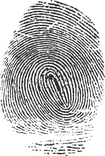
#> input picture data/fingerprint_05.png, 105 x 156 px, shrunk from 431 x 637 before the run, given in place of fingerprint_01.png, which was not available
$ jupyter execute app.ipynb   (older library calls are emulated)   (text cells are left out)
#> lines starting #> are read from the running program, lines starting #| are printed output that depends on the picture; after the words box and inside, x2 and y2 are one past the last pixel; in counts of white or black regions, pixels touching at a corner belong together; pictures that were not available may be replaced by others from this repository, and a replacement may not be noted
### src/stitching/kmm.py
import numpy as np
from PIL import Image
import cv2

# [35 lines left out: function preprocess_image, not called in this run]

def postprocess_image(image, closing=True, bridging=True, directional_closing=False, kernel_size=3,
                     directional_angles=None, directional_length=7, directional_width=1):

    """
    Apply postprocessing techniques to enhance the thinned image.

    Args:
        image (numpy.ndarray): Binary image array (0 for background, 255 for foreground)
        closing (bool): Whether to apply morphological closing
        bridging (bool): Whether to apply gap bridging
        kernel_size (int): Size of the kernel for morphological operations

    Returns:
        numpy.ndarray: Postprocessed binary image
    """
    # Convert to OpenCV format (0 for black, 255 for white)
    cv_image = image.copy()


    # Invert the image (make ridges white, background black)
    # This is necessary for morphological operations to properly connect the ridges
    cv_image = cv2.bitwise_not(cv_image)

    if closing:
        # Create a kernel for closing
        kernel = np.ones((kernel_size, kernel_size), np.uint8)

        # Apply closing to connect nearby endpoints
        cv_image = cv2.morphologyEx(cv_image, cv2.MORPH_CLOSE, kernel)

    if bridging:
        # Create a kernel for bridging gaps
        kernel = np.ones((kernel_size, kernel_size), np.uint8)

        # Apply dilation followed by erosion to bridge small gaps
        cv_image = cv2.dilate(cv_image, kernel, iterations=1)
        cv_image = cv2.erode(cv_image, kernel, iterations=1)

    if directional_closing:
        # If no angles provided, use default angles
        if directional_angles is None:
            directional_angles = [0, 45, 90, 135]  # Common fingerprint ridge orientations

        # Apply directional closing for each specified angle
        for angle in directional_angles:
            cv_image = directional_close(cv_image, angle, directional_length, directional_width)

    # Invert back to original format (ridges black, background white)
    cv_image = cv2.bitwise_not(cv_image)

    return cv_image


# [49 lines left out: function directional_close, not called in this run]


def kmm_thinning(image_path, output_path=None, apply_preprocessing=False, apply_postprocessing=False,
                preprocessing_params=None, postprocessing_params=None):
    """
    Implements the KMM (Kang-Wang-Morelli) algorithm for thinning binary images.
    Particularly effective for fingerprint images.

    Args:
        image_path (str): Path to the input image
        output_path (str, optional): Path to save the output image. If None, returns the thinned image array
        apply_preprocessing (bool): Whether to apply preprocessing techniques before thinning
        apply_postprocessing (bool): Whether to apply postprocessing techniques after thinning
        preprocessing_params (dict, optional): Parameters for preprocessing:
            - noise_removal (bool): Whether to apply noise removal (default: True)
            - dilation (bool): Whether to apply dilation (default: True)
            - kernel_size (int): Size of the kernel for morphological operations (default: 3)
        postprocessing_params (dict, optional): Parameters for postprocessing:
            - closing (bool): Whether to apply morphological closing (default: True)
            - bridging (bool): Whether to apply gap bridging (default: True)
            - kernel_size (int): Size of the kernel for morphological operations (default: 3)

    Returns:
        numpy.ndarray or None: Thinned image array if output_path is None, otherwise None
    """
#> called with image_path = 'data/fingerprint_01.png', output_path = 'data/fingerprint_01_thinned_enhanced.png', apply_preprocessing = False, apply_postprocessing = True
    # Set default parameters if not provided
    if preprocessing_params is None:
        preprocessing_params = {'noise_removal': True, 'dilation': True, 'kernel_size': 3}
    if postprocessing_params is None:
        postprocessing_params = {'closing': True, 'bridging': True, 'kernel_size': 3}
    # Load and convert image to binary
    img = Image.open(image_path).convert('L')
    img_array = np.array(img)

    # Step 1: Binary Image Initialization
    # Convert to binary where foreground (black) is 1 and background (white) is 0
    binary = np.where(img_array < 128, 1, 0)
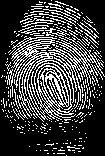
#> binary: shape (156, 105) int64; values 0 (black) and 1 (white), 25.2% white in thin lines or dots

    # Apply preprocessing if requested
    if apply_preprocessing:
        binary = preprocess_image(
            binary,
            noise_removal=preprocessing_params.get('noise_removal', True),
            dilation=preprocessing_params.get('dilation', True),
            kernel_size=preprocessing_params.get('kernel_size', 3)
        )

    # Predefine the deletion array as specified
    deletion_array = np.array([
        3, 5, 7, 12, 13, 14, 15, 20,
        21, 22, 23, 28, 29, 30, 31, 48,
        52, 53, 54, 55, 56, 60, 61, 62,
        63, 65, 67, 69, 71, 77, 79, 80,
        81, 83, 84, 85, 86, 87, 88, 89,
        91, 92, 93, 94, 95, 97, 99, 101,
        103, 109, 111, 112, 113, 115, 116, 117,
        118, 119, 120, 121, 123, 124, 125, 126,
        127, 131, 133, 135, 141, 143, 149, 151,
        157, 159, 181, 183, 189, 191, 192, 193,
        195, 197, 199, 205, 207, 208, 209, 211,
        212, 213, 214, 215, 216, 217, 219, 220,
        221, 222, 223, 224, 225, 227, 229, 231,
        237, 239, 240, 241, 243, 244, 245, 246,
        247, 248, 249, 251, 252, 253, 254, 255
    ])

    # Define the 8-connected neighbor weights
    weights = np.array([128, 1, 2, 64, 0, 4, 32, 16, 8])

    # Create a copy of the binary image for processing
    thinned = binary.copy()

    # Iterative thinning until no more pixels can be removed
    iteration = 0
    changed = True

    while changed:
        iteration += 1
        changed = False

        # Step 2: Contour Pixel Labeling
        labeled = thinned.copy()

        # Pad the image to handle border pixels
        padded = np.pad(thinned, pad_width=1, mode='constant', constant_values=0)

        # Identify contour pixels (adjacent to background)
        for i in range(1, padded.shape[0] - 1):
            for j in range(1, padded.shape[1] - 1):
                if padded[i, j] == 1:  # Foreground pixel
                    # Get 8-connected neighborhood
                    neighbors = padded[i-1:i+2, j-1:j+2].flatten()

                    # Check if it's a contour pixel (adjacent to background)
                    if 0 in neighbors:
                        # Check if it's a corner pixel (diagonally adjacent to background)
                        if (padded[i-1, j-1] == 0 or padded[i-1, j+1] == 0 or
                            padded[i+1, j-1] == 0 or padded[i+1, j+1] == 0):
                            labeled[i-1, j-1] = 3  # Corner pixel
                        else:
                            labeled[i-1, j-1] = 2  # Edge pixel

        # Step 3: Neighborhood Analysis
        marked_for_deletion = np.zeros_like(labeled)

        for i in range(1, labeled.shape[0] - 1):
            for j in range(1, labeled.shape[1] - 1):
                if labeled[i, j] in [2, 3]:  # Edge or corner pixel
                    # Get 8-connected neighborhood
                    neighborhood = labeled[i-1:i+2, j-1:j+2].flatten()

                    # Count foreground neighbors (values 1, 2, or 3)
                    neighbor_count = np.sum((neighborhood > 0) & (neighborhood <= 3)) - 1  # Subtract 1 to exclude the pixel itself

                    # Mark for deletion if it has 2, 3, or 4 neighbors
                    if neighbor_count in [2, 3, 4]:
                        marked_for_deletion[i, j] = 4

        # Step 4: Pixel Deletion
        for i in range(1, labeled.shape[0] - 1):
            for j in range(1, labeled.shape[1] - 1):
                if marked_for_deletion[i, j] == 4:
                    # Get 8-connected neighborhood
                    neighborhood = labeled[i-1:i+2, j-1:j+2].copy()
                    neighborhood[1, 1] = 0  # Set center pixel to 0 for weight calculation

                    # Calculate neighbor weight sum
                    weight_sum = 0
                    for k in range(9):
                        if k != 4:  # Skip the center pixel
                            row, col = k // 3, k % 3
                            if neighborhood[row, col] > 0:
                                weight_sum += weights[k]

                    # Delete pixel if weight sum is in deletion array
                    if weight_sum in deletion_array:
                        thinned[i, j] = 0
                        changed = True

        # Step 5: Continuity Restoration
        # Check if remaining edge/corner pixels are critical for continuity
        for i in range(1, labeled.shape[0] - 1):
            for j in range(1, labeled.shape[1] - 1):
                if labeled[i, j] in [2, 3] and thinned[i, j] == 1:
                    # Get 8-connected neighborhood
                    neighborhood = thinned[i-1:i+2, j-1:j+2].copy()
                    neighborhood[1, 1] = 0  # Set center pixel to 0

                    # Count foreground neighbors
                    neighbor_count = np.sum(neighborhood)

                    # If removing this pixel would break continuity, keep it
                    if neighbor_count <= 1:
                        thinned[i, j] = 1
#> this loop made 8 passes
#> pass 1, in kmm_thinning, `padded = np.pad(thinned, pad_width=1, mode='constant', constant_values..`:
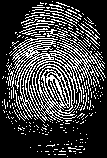
#> padded: shape (158, 107) int64; values 0 (black) and 1 (white), 24.4% white in thin lines or dots
#> pass 2, in kmm_thinning, `padded = np.pad(thinned, pad_width=1, mode='constant', constant_values..`:
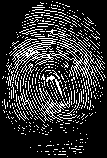
#> padded: shape (158, 107) int64; values 0 (black) and 1 (white), 18.6% white in thin lines or dots
#> pass 3, in kmm_thinning, `labeled = thinned.copy()`:
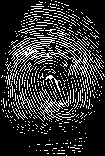
#> labeled: shape (156, 105) int64; values 0 (black) and 1 (white), 18.7% white in thin lines or dots
#> after the loop:
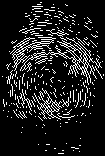
#> marked_for_deletion: shape (156, 105) int64; values 0 (black) and 4 (white), 11.9% white in thin lines or dots
#> after the loop:
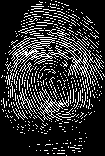
#> thinned: shape (156, 105) int64; values 0 (black) and 1 (white), 18.3% white in thin lines or dots
#> after the loop, iteration = 8

    # Convert back to binary image format (0 for background, 255 for foreground)
    result = np.where(thinned == 1, 0, 255).astype(np.uint8)
#> result: shape (156, 105); 81.7% white; black in thin lines or dots

    # Apply postprocessing if requested
    if apply_postprocessing:
        result = postprocess_image(
            result,
            closing=postprocessing_params.get('closing', True),
            bridging=postprocessing_params.get('bridging', True),
            kernel_size=postprocessing_params.get('kernel_size', 3),
            directional_closing=postprocessing_params.get('directional_closing', False),
            directional_angles=postprocessing_params.get('directional_angles', None),
            directional_length=postprocessing_params.get('directional_length', 7),
            directional_width=postprocessing_params.get('directional_width', 1)
        )
#> in postprocess_image, `cv_image = cv2.morphologyEx(cv_image, cv2.MORPH_CLOSE, kernel)`:
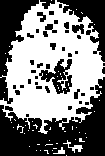
#> cv_image: shape (156, 105); 49.3% white; 53 white regions (49 under 20 px), largest, box (x1, y1, x2, y2) and area: (0, 0, 105, 134) 7842, (63, 140, 83, 153) 75, (53, 147, 65, 154) 39, (17, 124, 24, 133) 20
#> in postprocess_image, `cv_image = cv2.dilate(cv_image, kernel, iterations=1)`:
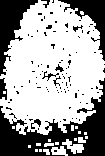
#> cv_image: shape (156, 105); 64.7% white; 103 black regions (93 under 20 px), largest, box (x1, y1, x2, y2) and area: (0, 78, 105, 156) 3157, (0, 0, 38, 76) 1168, (58, 0, 105, 61) 852

    if output_path:
        # Save the thinned image
        Image.fromarray(result).save(output_path)
        return None
    else:
        return result

### src/improvement/connect_broken_fingerprint_ridges.py
import cv2
import numpy as np


def connect_broken_fingerprint_ridges(thinned_image):
    """
    Modyfikuje obraz na podstawie sąsiedztwa pikseli.
    - Biały piksel (linia = 255) w okolicy czarnego (tło = 0) zmienia się na czarny.
    - Czarny piksel (tło = 0) w okolicy białego (linia = 255) zmienia się na biały.
    Operacje bazują na oryginalnym stanie pikseli i ich sąsiadów.

    Uwaga: Ta logika prawdopodobnie nie będzie skutecznie łączyć przerwanych linii
    papilarnych w tradycyjnym sensie. Może prowadzić do erozji linii i dylatacji tła
    w specyficzny sposób.

    Args:
        thinned_image (numpy.ndarray): Obraz binarny po ścienianiu (linie=255, tło=0).

    Returns:
        numpy.ndarray: Zmodyfikowany obraz.
    """
    if thinned_image is None or thinned_image.dtype != np.uint8 or len(thinned_image.shape) != 2:
        print("Nieprawidłowy obraz wejściowy dla connect_broken_fingerprint_ridges.")
        return thinned_image

    rows, cols = thinned_image.shape
    output_image = thinned_image.copy() # Pracujemy na kopii, aby decyzje były oparte na oryginale

    # Definiujemy standardowy kernel 3x3 do sprawdzania sąsiedztwa
    # Wbudowane funkcje erode/dilate efektywnie robią to, co potrzebujemy
    # do określenia, czy piksel ma sąsiada innego koloru.
    kernel = np.ones((2, 2), np.uint8)

    # 1. Identyfikacja białych pikseli (linii), które mają czarnego sąsiada:
    #    Te piksele staną się czarne. To jest efekt erozji na zbiorze białych pikseli.
    eroded_image = cv2.erode(thinned_image, kernel, iterations=1)
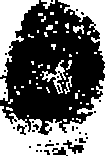
#> eroded_image: shape (156, 105); 42.8% white; 59 white regions (48 under 20 px), largest, box (x1, y1, x2, y2) and area: (0, 78, 105, 156) 3661, (0, 0, 39, 77) 1328, (58, 0, 105, 62) 969

    # 2. Identyfikacja czarnych pikseli (tła), które mają białego sąsiada:
    #    Te piksele staną się białe. To jest efekt dylatacji na zbiorze białych pikseli
    #    (lub erozji na zbiorze czarnych pikseli, jeśli patrzeć od strony tła).
    dilated_image = cv2.dilate(thinned_image, kernel, iterations=1)
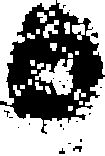
#> dilated_image: shape (156, 105); 58.3% white; 21 black regions (17 under 20 px), largest, box (x1, y1, x2, y2) and area: (0, 0, 105, 134) 6693, (73, 146, 82, 152) 33, (91, 32, 98, 38) 27, (59, 148, 65, 154) 21

    # Zastosowanie logiki:
    # - Jeśli oryginalny piksel był biały (255): użyj wartości z obrazu po erozji.
    #   (Jeśli miał czarnego sąsiada, erozja zmieniła go na 0, inaczej pozostał 255).
    # - Jeśli oryginalny piksel był czarny (0): użyj wartości z obrazu po dylatacji.
    #   (Jeśli miał białego sąsiada, dylatacja zmieniła go na 255, inaczej pozostał 0).

    output_image = np.where(thinned_image == 255, eroded_image, dilated_image)
#> output_image: shape (156, 105); 50.4% white; 64 black regions (61 under 20 px), largest, box (x1, y1, x2, y2) and area: (0, 0, 105, 135) 7740, (72, 145, 84, 154) 56, (53, 147, 66, 155) 41
#> (the rest of the program and of its run is left out)
